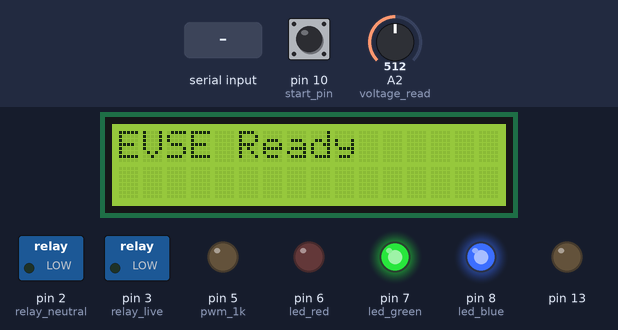
Recording of a sketch running on a simulated Arduino Uno, built with avr-gcc and run on an emulated ATmega328P. Parts: 16×2 character LCD, switched loads named in the sketch (green lamp = pin HIGH), output pins drawn as LEDs (lit = HIGH). The inputs (shaded band) are chosen by the test bench; at power-on: pin 10 (start_pin) LOW, A2 (voltage_read) = 512. EEPROM starts erased; what the sketch prints to the serial monitor is not drawn.

Above: at 4.0 s.
4.1 s: pin 10 (start_pin) pulled HIGH for 3.2 s
At 6.7 s:
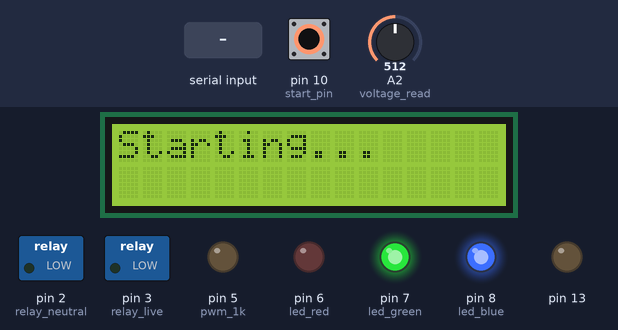
At 8.9 s:
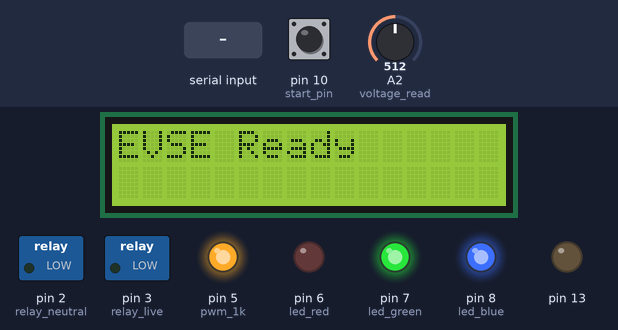
9.2 s: "#STRT\n" received over Serial
10.8 s: "1\n" received over Serial
12.4 s: "90,45,200\n" received over Serial
14.0 s: pin 10 (start_pin) driven HIGH
17.0 s: "#STOP\n" received over Serial
At 18.1 s:
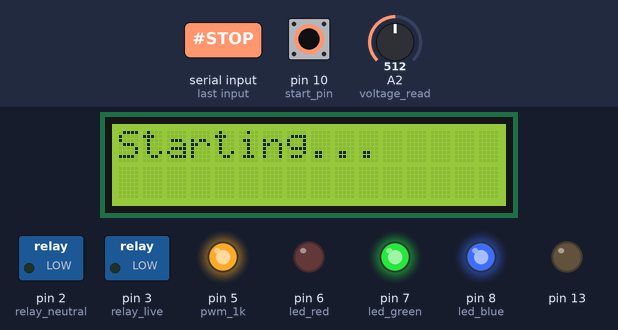
At 20.3 s:
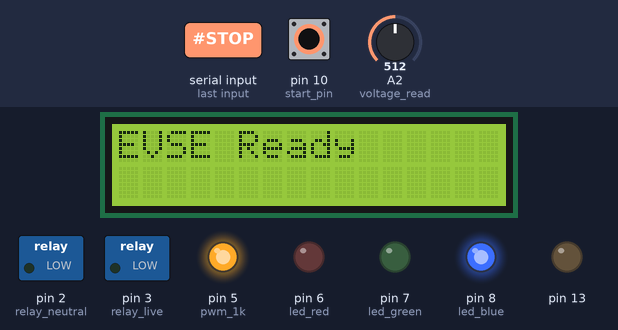
Timing chart, 0 to 21.0 s (numbered marks = the images above; inputs shaded):
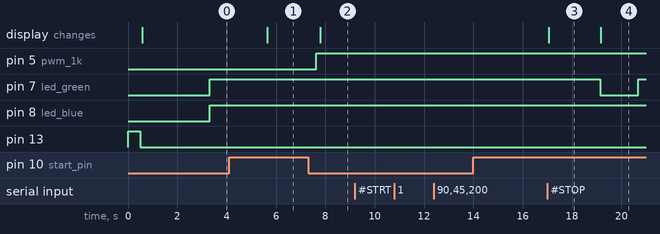

The sketch:

EVSE_Final.ino
```cpp
#include <EmonLib.h>
#include <EEPROM.h>

int voltage;
int switch_flag = 0;
char eepcheck;


int adc_12v_min, adc_12v_max, adc_9v_min, adc_9v_max, adc_6v_min, adc_6v_max, adc_3v_min, adc_3v_max;
int32_t frequency = 1000;//hz
int duty_cycle;  //   (10% 25.5)||(16% 40.8)||(25% 63.75)||(30% 76.5)||(40% 102)||(50% 127.5)||(100% 255) ,if above 800us or 80% duty cycle rule changes

unsigned long voltagetotal = 0;
unsigned long voltageavg = 0;
int counterval = 0;

#include <Wire.h>
#include <LiquidCrystal_I2C.h>
LiquidCrystal_I2C lcd(0x27, 16, 2);


bool      volt6_flag = false;
bool      volt9_flag = false;
bool      volt12_flag = false;
uint8_t count = 0;

#define start_pin 10


bool start_flag = false; // MAKE IT FALSE FOR DEVELOPMENT

#define led_blue 8
#define led_green 7
#define led_red 6

#define pwm_1k 5
#define voltage_read A2

#define relay_live 3
#define relay_neutral 2
#define current_ip_pin A3
EnergyMonitor emon1;
String temp;
String s1;

void start_detect()                          //Switch ON button
{
  if (start_flag == false)
  {
    if (   digitalRead(start_pin) == HIGH)
    {
      _delay_ms(1500);
      if (  digitalRead(start_pin) == HIGH)
      {
        lcd.clear();
        lcd.setCursor(0, 0);
        lcd.print("Starting...");
        _delay_ms(2000);
        start_flag = true;
        analogWrite(pwm_1k, 255);
        switch_flag = 1;
      }
    }
  }
}
void setup() {
  TCCR0B = TCCR0B & B11111000 | B00000011;
  Serial.begin(9600);
  pinMode(start_pin , INPUT);
  pinMode(led_blue , OUTPUT);
  pinMode(led_green , OUTPUT);
  pinMode(led_red , OUTPUT);
  pinMode(relay_live, OUTPUT);
  pinMode(relay_neutral, OUTPUT);
  digitalWrite(relay_live, LOW);
  digitalWrite(relay_neutral, LOW);
  emon1.current(current_ip_pin, 60.1);
  //  emon1.c urrent(current_ip_pin, 111.1);
  pinMode(13, OUTPUT);
  digitalWrite(13, HIGH);
  _delay_ms(500);
  digitalWrite(13, LOW);
  Serial.println("STARTING");
  Wire.begin();
  Wire.beginTransmission(0x27);
  int   err = Wire.endTransmission();
  Serial.println(err);
  if (err == 0)
  {
    Serial.println("LCD Ready");
    lcd.init();
    lcd.backlight();
    lcd.clear();
    lcd.setCursor(0, 0);
    lcd.print("EVSE Ready");
    //rtcf = 1;
  }
  else
  {
    Serial.println(F("LCDfault "));
  }

  temp = read_String(0);
  adc_12v_min = temp.toInt();
  temp = read_String(5);
  adc_12v_max = temp.toInt();
  temp = read_String(10);
  adc_9v_min = temp.toInt();
  temp = read_String(15);
  adc_9v_max = temp.toInt();
  temp = read_String(20);
  adc_6v_min = temp.toInt();
  temp = read_String(25);
  adc_6v_max = temp.toInt();
  temp = read_String(30);
  adc_3v_min = temp.toInt();
  temp = read_String(35);
  adc_3v_max = temp.toInt();
  temp = read_String(40);
  duty_cycle = temp.toInt();
}

void loop()
{
  eepcheck = EEPROM.read(50);
  Serial.println(eepcheck);
  if (eepcheck != '1') {
    hardcode();
    Serial.println("Entering hardcode loop");
  }
  send1_string();
  stop_detect();
  if (start_flag == true)
  {
    voltagetotal = 0;
    voltageavg = 0;
    counterval = 0;
    for (int i = 0; i < 100; i++)
    {
      voltage = analogRead(voltage_read);
      if (volt9_flag == 1)
      {
        if (voltage > 100)
        {
          voltagetotal += voltage;
          counterval++;
        }
      }
      else if (volt6_flag == 1)
      {
        //        if (voltage > 420)
        //        {
        //          stop_now();
        //        }
        if (voltage > 100)
        {
          voltagetotal += voltage;
          counterval++;
        }
      }
      else
      {
        if (voltage > 50)
        {
          voltagetotal += voltage;
          counterval++;
        }
      }
    }
    voltageavg = voltagetotal / counterval;
    voltage = voltageavg;
    Serial.print("Counter val: "); Serial.print(counterval);
    Serial.print("/100\tVoltage val: "); Serial.println(voltage);

    Serial.print(volt12_flag); Serial.print(volt9_flag); Serial.println(volt6_flag);
    if (voltage > 100) {
      if ((adc_12v_min < voltage) && (voltage < adc_12v_max)) //12v
      {
        if (volt6_flag == true)
        {
          stop_now();
        }
        else
        {
          digitalWrite(relay_live, LOW);
          digitalWrite(relay_neutral, LOW);

          digitalWrite(led_blue, HIGH);
          digitalWrite(led_red, LOW);
          digitalWrite(led_green, HIGH);

          Serial.println("on standby i.e no car connected ");
         // lcd.clear();
          lcd.setCursor(0, 0);
          lcd.print("No Car Connected");
          lcd.setCursor(3, 1);
          lcd.print("On Standby");
          _delay_ms(200);
          volt12_flag = true;
          volt9_flag = false;
          volt6_flag = false;
        }
      }
      else if ((adc_9v_min < voltage) && (voltage < adc_9v_max )) //9v
      {
        volt9_flag = true;
        if (volt12_flag == true || volt9_flag == true)          //check if it was 12V first
        {
          digitalWrite(relay_live, LOW);
          digitalWrite(relay_neutral, LOW);
          Serial.println("vehicle detected ..sending 1khz signal ");
          lcd.clear();
          lcd.setCursor(0, 0);
          lcd.print("Vehicle Detected");

          Serial.println(voltage);
          analogWrite(pwm_1k, duty_cycle);

          READY_BLINK();

          digitalWrite(13, HIGH);
//          _delay_ms(500);
//          lcd.clear();
//          lcd.setCursor(0, 0);
//          lcd.print("Car connected");
          volt9_flag = true;
          volt12_flag = false;
          volt6_flag = false;
        }
        else
        {
          if (volt6_flag == true)                   //wasnt 12V first directly 9V
          {
            stop_now();                            //HE UNCOMMENT KARAYCHA NA
          }
          Serial.println("In 9V Loop");
        }

      }
      else if ((adc_6v_min < voltage) && (voltage < adc_6v_max))//6v
      {
        Serial.println("In charging loop");
        double Irms = emon1.calcIrms(1480);  // Calculate Irms only
        Serial.print("Power: "); Serial.print(Irms * 230.0); Serial.print("  Current: "); Serial.println(Irms);

        if (volt6_flag == false)              //check if it was 9V first
        {
          digitalWrite(13, LOW);
          Serial.println("CHARGING STARTED");
          lcd.clear();
          lcd.setCursor(0, 0);
          lcd.print("Vehicle Charging");
          lcd.setCursor(0, 1);
          lcd.print("Current: ");
          lcd.setCursor(10, 1);
          lcd.print(Irms);
          _delay_ms(500);
          digitalWrite(relay_live, HIGH);
          digitalWrite(relay_neutral, HIGH);
          digitalWrite(led_green, LOW);
          digitalWrite(led_blue, HIGH);
          digitalWrite(led_red, HIGH);
          volt9_flag = false;
          volt6_flag = true;
        }
      }
      else if ((adc_3v_min < voltage) && (voltage < adc_3v_max))//3v
      {
        digitalWrite(relay_live, LOW);
        digitalWrite(relay_neutral, LOW);
        digitalWrite(led_blue, LOW);
        digitalWrite(led_green, HIGH);
        digitalWrite(led_red, HIGH);
        //      start_flag = false;
        Serial.println("open surrounding needed X overheat ");
        volt6_flag = false;
        volt9_flag = false;
        volt12_flag = false;
      }
      else
      {
        Serial.println("No if conditions");
        stop_now();
      }
    }                //>100 else ?
  }
  else                  //switch still OFF
  {
    digitalWrite(13, LOW);
    digitalWrite(led_blue, HIGH);
    digitalWrite(led_green, HIGH);
    digitalWrite(led_red, LOW);
    Serial.println("Everything OFF");
    start_detect();
  }
  _delay_ms(100);

}

void stop_now()
{
  Serial.println("Stop now");
  lcd.clear();
  lcd.setCursor(0, 0);
  lcd.print("EVSE Ready");

  _delay_ms(5);
  start_flag = false;
  digitalWrite(relay_live, LOW);
  digitalWrite(relay_neutral, LOW);
  digitalWrite(led_green, HIGH);
  digitalWrite(led_blue, HIGH);
  digitalWrite(led_red, LOW);
  volt6_flag = false;
  volt9_flag = false;
  volt12_flag = false;
  lcd.clear();
  lcd.setCursor(0, 0);
  lcd.print("EVSE Ready");
}

void stop_detect()
{
  if ( switch_flag == 1) {
    if (   digitalRead(start_pin) == HIGH)
    {
      _delay_ms(1500);
      if (  digitalRead(start_pin) == HIGH)
      {
        Serial.println("In stop detect function");
        stop_now();
        switch_flag = 0;
      }
    }
  }
}


void send1_string()
{


  if (Serial.available() > 0)
  {
    s1 = Serial.readStringUntil('\n');
    int len = s1.length();

    Serial.print("Length of scanned code is: ");
    Serial.println(len);
    char ss = s1.charAt(1);
    Serial.print("Char at 1 is: ");
    Serial.println(ss);
    //    Serial2.print("Char at 0 is: ");
    //    Serial2.println(ss);
    if (s1 == "#STRT")
    {
      start_flag = true;
      analogWrite(pwm_1k, 255);
    }

    else if (s1 == "#STOP")
    {
      _delay_ms(5);
      start_flag = false;
      digitalWrite(relay_live, LOW);
      digitalWrite(relay_neutral, LOW);
      digitalWrite(led_green, LOW);
      digitalWrite(led_blue, HIGH);
      digitalWrite(led_red, LOW);
      volt6_flag = false;
      volt9_flag = false;
      volt12_flag = false;
      lcd.clear();
      lcd.setCursor(0, 0);
      lcd.print("EVSE Ready");
    }

    else if (ss == '1')
    {
      writeThresh(0);
      Serial.println("12 V min threshold");
      temp = read_String(0);
      adc_12v_min = temp.toInt();
    }

    else if (ss == '2')
    {
      writeThresh(5);
      Serial.println("12 V max threshold");
      temp = read_String(5);
      adc_12v_max = temp.toInt();
    }

    else if (ss == '3')
    {
      writeThresh(10);
      Serial.println("9 V min threshold");
      temp = read_String(10);
      adc_9v_min = temp.toInt();
    }

    else if (ss == '4')
    {
      writeThresh(15);
      Serial.println("9 V max threshold");
      temp = read_String(15);
      adc_9v_max = temp.toInt();
    }

    else if (ss == '5')
    {
      writeThresh(20);
      Serial.println("6 V min threshold");
      temp = read_String(20);
      adc_6v_min = temp.toInt();
    }

    else if (ss == '6')
    {
      writeThresh(25);
      Serial.println("6 V max threshold");
      temp = read_String(25);
      adc_6v_max = temp.toInt();
    }

    else if (ss == '7')
    {
      writeThresh(30);
      Serial.println("3 V min threshold");
      temp = read_String(30);
      adc_3v_min = temp.toInt();
    }

    else if (ss == '8')
    {
      writeThresh(35);
      Serial.println("3 V max threshold");
      temp = read_String(35);
      adc_3v_max = temp.toInt();

    }

    else if (ss == 'p')
    {
      writeThresh(40);
      Serial.println("Duty Cycle");
      temp = read_String(40);
      duty_cycle = temp.toInt();
    }

    else if (ss == 'h')
    {
      Serial.println("Hardcode bit");
      EEPROM.write(50, '0');

    }

  }
}

void writeThresh(int addrw)
{
  Serial.println("Entering writeString");

  String  data1 = s1.substring(3, 6);
  Serial.println(data1);
  int _size = data1.length();

  int i;
  for (i = 0; i < _size; i++)
  {
    EEPROM.write(addrw + i, data1[i]);
    _delay_ms(10);
  }
  EEPROM.write(addrw + _size, '\0');
  _delay_ms(20);


  Serial.println("Exiting writeString");
}

String read_String(int addrr)
{
  int i = 0;
  char datas[20];
  int len = 0;
  unsigned char k;
  k = EEPROM.read(addrr);
  while (i < 5)
  {
    k = EEPROM.read(addrr + len);
    if (k == '\0')
    {
      Serial.println("Null Character");
      //      datas[len] = '\0';r
      break;
    }
    //    else
    //    {
    //      datas[len] = k;
    //    }
    datas[len] = k;
    Serial.print("IN read_String loop: \t");
    Serial.println(datas[len]);
    len++;
    i++;
    _delay_ms(50);
  }
  Serial.println(len);
  String finalstring = String(datas);
  finalstring[len] = '\0';
  finalstring = finalstring.substring(0, len);
  Serial.println(finalstring);
  //  return String(datas);
  return finalstring;
}


void hardcode() {
  s1 = "#10600";
  writeThresh(0);
  s1 = "#20950";
  writeThresh(5);
  s1 = "#30450";
  writeThresh(10);
  s1 = "#40550";
  writeThresh(15);
  s1 = "#50250";
  writeThresh(20);
  s1 = "#60350";
  writeThresh(25);
  s1 = "#70100";
  writeThresh(30);
  s1 = "#80230";
  writeThresh(35);
  s1 = "#p0063";
  writeThresh(40);

  EEPROM.write(50, '1');
  Serial.println("hardcoding values");


}

void READY_BLINK()  // required integer specifies, Delay time in sec
{
  for (int k = 0; k < 10 ; k++)
  {
    digitalWrite(led_green, LOW);
    digitalWrite(led_blue, HIGH);
    digitalWrite(led_red, HIGH);
    _delay_ms(50);
    digitalWrite(led_green, HIGH);
    digitalWrite(led_blue, HIGH);
    digitalWrite(led_red, HIGH);
    _delay_ms(50);
  }
}
```

Measured:
- after the input at 4.1 s, pin 5 (pwm_1k): LOW → HIGH after 3.5 s; the display: changes after 1.5 s (image 1)
- after the input at 9.2 s, every drawn part: stays the same
- after the input at 10.8 s, every drawn part: stays the same
- after the input at 12.4 s, every drawn part: stays the same
- after the input at 14.0 s, every drawn part: stays the same
- after the input at 17.0 s, pin 7 (led_green): HIGH → LOW after 2.2 s, → HIGH 1.5 s later
- what the display in image 3 shows lasts 2.2 s, from 17.0 s to 19.2 s
